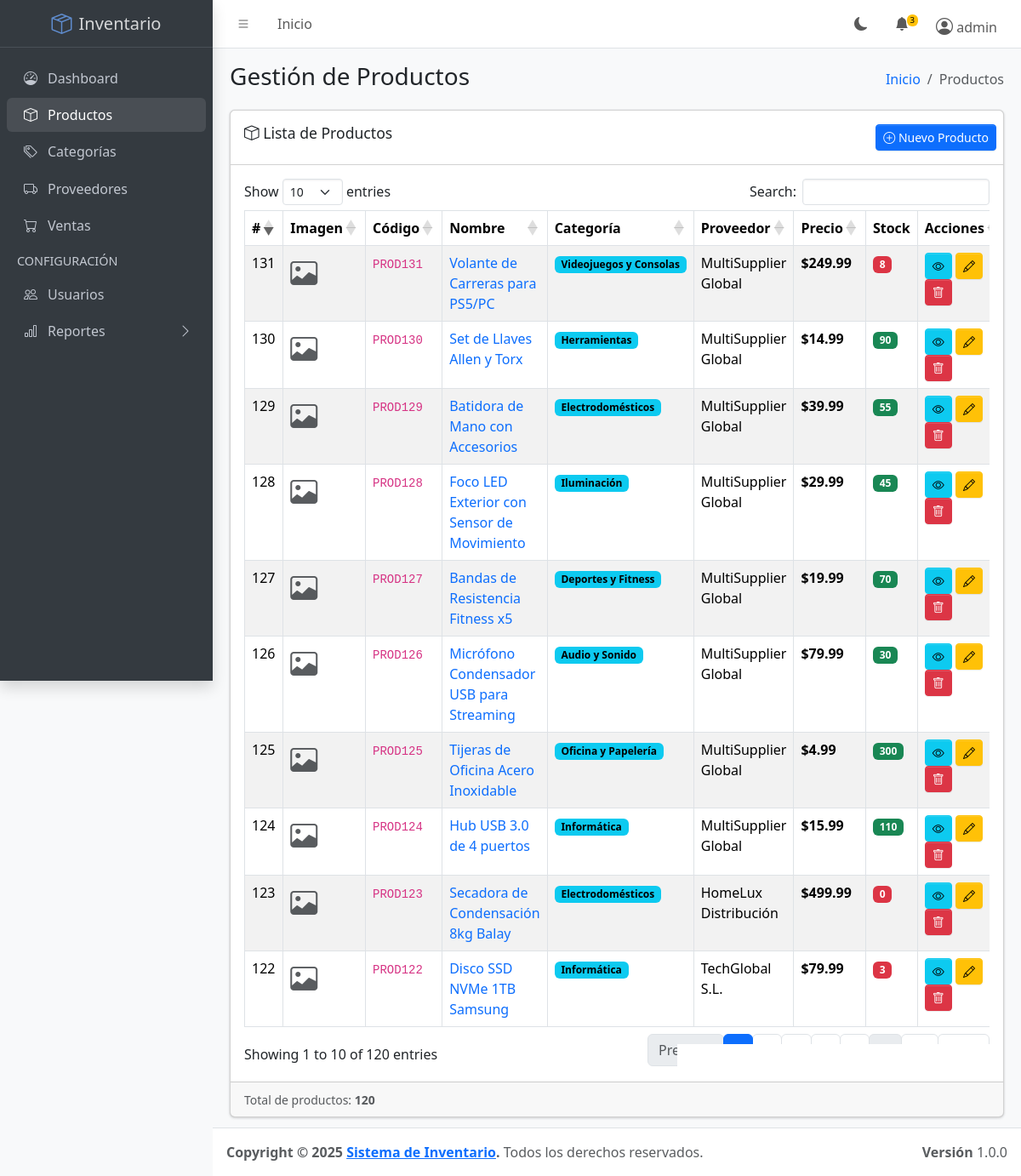
Page /public/product (signed in) on the committed database.
### tables this page shows
CREATE TABLE `products` (
  `id` int(11) NOT NULL,
  `category_id` int(11) DEFAULT NULL,
  `supplier_id` int(11) DEFAULT NULL,
  `code` varchar(50) NOT NULL,
  `name` varchar(150) NOT NULL,
  `price` decimal(10,2) NOT NULL,
  `stock` int(11) DEFAULT 0,
  `image` varchar(255) DEFAULT NULL,
  `created_at` timestamp NOT NULL DEFAULT current_timestamp()
);

CREATE TABLE `categories` (
  `id` int(11) NOT NULL,
  `name` varchar(100) NOT NULL,
  `description` text DEFAULT NULL,
  `created_at` timestamp NOT NULL DEFAULT current_timestamp()
);

CREATE TABLE `suppliers` (
  `id` int(11) NOT NULL,
  `company_name` varchar(100) NOT NULL,
  `contact_email` varchar(100) DEFAULT NULL,
  `phone` varchar(20) DEFAULT NULL,
  `created_at` timestamp NOT NULL DEFAULT current_timestamp()
);

### app/core/Controller.php (called while the page is built, shortened)
<?php
class Controller {
    public function model($model) {
        return new $model();
    }
    public function view($view, $data = []) {
        extract($data);
        require_once '../app/views/' . $view . '.php';
    }
}

### app/controllers/ProductController.php (called while the page is built, shortened)
<?php
class ProductController extends Controller
{
    public function index()
    {
        $productModel = $this->model('Product');
        $products = $productModel->getAllWithDetails();
        $data = [
            'title' => 'Productos - Sistema de Inventario',
            'products' => $products,
            'success' => $_SESSION['product_success'] ?? null,
            'error' => $_SESSION['product_error'] ?? null
        ];
        $this->view('products/index', $data);
    }
}

### public/index.php (called while the page is built, shortened)
<?php
require_once '../app/config/db.php';
require_once '../app/core/Controller.php';
require_once '../app/core/Model.php';
require_once '../app/controllers/AuthController.php';
$url = isset($_GET['url']) ? $_GET['url'] : '';
$router = new Router();
$router->route($url);

### app/controllers/AuthController.php (called while the page is built, shortened)
<?php
class AuthController extends Controller
{
    public static function isAdmin()
    {
        return isset($_SESSION['role']) && $_SESSION['role'] === 'admin';
    }
}

### app/core/Model.php (called while the page is built, shortened)
<?php
class Model {
    public function __construct() {
        $database = new Database();
        $this->db = $database->connect();
    }
}

### app/config/db.php (called while the page is built, shortened)
<?php
class Database
{
    private $host = 'localhost';
    private $db_name = 'inventory_system';
    private $username = 'root';
    private $password = '';
    public function connect()
    {
        $this->conn = null;
        try {
            $this->conn = new PDO('mysql:host=' . $this->host . ';dbname=' . $this->db_name, $this->username, $this->password);
            $this->conn->setAttribute(PDO::ATTR_ERRMODE, PDO::ERRMODE_EXCEPTION);
            $this->conn->setAttribute(PDO::ATTR_DEFAULT_FETCH_MODE, PDO::FETCH_ASSOC);
            $this->conn->exec("set names utf8");
        } catch (PDOException $e) {
            echo 'Connection Error: ' . $e->getMessage();
        }
        return $this->conn;
    }
}

### app/models/Product.php (called while the page is built, shortened)
<?php
class Product extends Model
{
    public function __construct()
    {
        $this->table = 'products';
    }
    public function getAllWithDetails()
    {
        $query = "SELECT p.*,
                         c.name as category_name,
                         s.company_name as supplier_name
                  FROM {$this->table} p
                  LEFT JOIN categories c ON p.category_id = c.id
                  LEFT JOIN suppliers s ON p.supplier_id = s.id
                  ORDER BY p.id DESC";
        $stmt = $this->db->prepare($query);
        $stmt->execute();
        return $stmt->fetchAll(PDO::FETCH_ASSOC);
    }
}

### app/views/products/index.php (the view, shortened to what this page needs)
<?php require_once '../app/views/layouts/header.php'; ?>
<?php require_once '../app/views/layouts/sidebar.php'; ?>
<div class="app-content-header">
    <div class="container-fluid">
        <div class="row">
            <div class="col-sm-6">
                <h3 class="mb-0">Gestión de Productos</h3>
            </div>
            <div class="col-sm-6">
                <ol class="breadcrumb float-sm-end">
                    <li class="breadcrumb-item"><a href="/GestionInventario/public/">Inicio</a></li>
                    <li class="breadcrumb-item active">Productos</li>
                </ol>
            </div>
        </div>
    </div>
</div>
<div class="app-content">
    <div class="container-fluid">
        <div class="card">
            <div class="card-header">
                <h3 class="card-title">
                    <i class="bi bi-box"></i> Lista de Productos
                </h3>
                <div class="card-tools">
                    <?php if (AuthController::isAdmin()): ?>
                        <a href="/GestionInventario/public/product/create" class="btn btn-primary btn-sm">
                            <i class="bi bi-plus-circle"></i> Nuevo Producto
                        </a>
                    <?php endif; ?>
                </div>
            </div>
            <div class="card-body">
                <?php if (empty($products)): ?>
                    <div class="alert alert-info">
                        <i class="bi bi-info-circle"></i> No hay productos registrados.
                        <a href="/GestionInventario/public/product/create">Crear el primero</a>
                    </div>
                <?php else: ?>
                    <div class="table-responsive">
                        <table id="productsTable" class="table table-bordered table-striped table-hover">
                            <thead>
                                <tr>
                                    <th style="width: 10px">#</th>
                                    <th style="width: 60px">Imagen</th>
                                    <th>Código</th>
                                    <th>Nombre</th>
                                    <th>Categoría</th>
                                    <th>Proveedor</th>
                                    <th>Precio</th>
                                    <th>Stock</th>
                                    <th style="width: 150px">Acciones</th>
                                </tr>
                            </thead>
                            <tbody>
                                <?php foreach ($products as $product): ?>
                                    <tr>
                                        <td><?= $product['id'] ?></td>
                                        <td>
                                            <?php if (!empty($product['image'])): ?>
                                                <img src="<?= htmlspecialchars($product['image']) ?>"
                                                    alt="<?= htmlspecialchars($product['name']) ?>" class="img-thumbnail"
                                                    style="max-width: 50px; max-height: 50px;">
                                            <?php else: ?>
                                                <i class="bi bi-image text-muted" style="font-size: 2rem;"></i>
                                            <?php endif; ?>
                                        </td>
                                        <td><code><?= htmlspecialchars($product['code']) ?></code></td>
                                        <td>
                                            <a href="/GestionInventario/public/product/show/<?= $product['id'] ?>"
                                                class="text-decoration-none">
                                                <?= htmlspecialchars($product['name']) ?>
                                            </a>
                                        </td>
                                        <td>
                                            <?php if ($product['category_name']): ?>
                                                <span
                                                    class="badge text-bg-info"><?= htmlspecialchars($product['category_name']) ?></span>
                                            <?php else: ?>
                                                <span class="badge text-bg-secondary">Sin categoría</span>
                                            <?php endif; ?>
                                        </td>
                                        <td>
                                            <?php if ($product['supplier_name']): ?>
                                                <?= htmlspecialchars($product['supplier_name']) ?>
                                            <?php else: ?>
                                                <span class="text-muted">Sin proveedor</span>
                                            <?php endif; ?>
                                        </td>
                                        <td><strong>$<?= number_format($product['price'], 2) ?></strong></td>
                                        <td>
                                            <?php if ($product['stock'] < 10): ?>
                                                <span class="badge text-bg-danger"><?= $product['stock'] ?></span>
                                            <?php else: ?>
                                                <span class="badge text-bg-success"><?= $product['stock'] ?></span>
                                            <?php endif; ?>
                                        </td>
                                        <td>
                                            <a href="/GestionInventario/public/product/show/<?= $product['id'] ?>"
                                                class="btn btn-sm btn-info" title="Ver">
                                                <i class="bi bi-eye"></i>
                                            </a>
                                            <?php if (AuthController::isAdmin()): ?>
                                                <a href="/GestionInventario/public/product/edit/<?= $product['id'] ?>"
                                                    class="btn btn-sm btn-warning" title="Editar">
                                                    <i class="bi bi-pencil"></i>
                                                </a>
                                                <a href="/GestionInventario/public/product/deleteAction/<?= $product['id'] ?>"
                                                    class="btn btn-sm btn-danger" title="Eliminar"
                                                    onclick="return confirm('¿Estás seguro de eliminar este producto?')">
                                                    <i class="bi bi-trash"></i>
                                                </a>
                                            <?php endif; ?>
                                        </td>
                                    </tr>
                                <?php endforeach; ?>
                            </tbody>
                        </table>
                    </div>
                <?php endif; ?>
            </div>
            <div class="card-footer">
                <small class="text-muted">
                    Total de productos: <strong><?= count($products) ?></strong>
                </small>
            </div>
        </div>
    </div>
</div>
<?php require_once '../app/views/layouts/footer.php'; ?>

### rows in the picture
products: id "131", code "PROD131", name "Volante de Carreras para PS5/PC", category.name "Videojuegos y Consolas", supplier.company_name "MultiSupplier Global", price "249.99", stock "8"
products: id "130", code "PROD130", name "Set de Llaves Allen y Torx", category.name "Herramientas", supplier.company_name "MultiSupplier Global", price "14.99", stock "90"
products: id "129", code "PROD129", name "Batidora de Mano con Accesorios", category.name "Electrodomésticos", supplier.company_name "MultiSupplier Global", price "39.99", stock "55"
products: id "128", code "PROD128", name "Foco LED Exterior con Sensor de Movimiento", category.name "Iluminación", supplier.company_name "MultiSupplier Global", price "29.99", stock "45"
products: id "127", code "PROD127", name "Bandas de Resistencia Fitness x5", category.name "Deportes y Fitness", supplier.company_name "MultiSupplier Global", price "19.99", stock "70"
products: id "126", code "PROD126", name "Micrófono Condensador USB para Streaming", category.name "Audio y Sonido", supplier.company_name "MultiSupplier Global", price "79.99", stock "30"
products: id "125", code "PROD125", name "Tijeras de Oficina Acero Inoxidable", category.name "Oficina y Papelería", supplier.company_name "MultiSupplier Global", price "4.99", stock "300"
products: id "124", code "PROD124", name "Hub USB 3.0 de 4 puertos", category.name "Informática", supplier.company_name "MultiSupplier Global", price "15.99", stock "110"
products: id "123", code "PROD123", name "Secadora de Condensación 8kg Balay", category.name "Electrodomésticos", supplier.company_name "HomeLux Distribución", price "499.99", stock "0"
products: id "122", code "PROD122", name "Disco SSD NVMe 1TB Samsung", category.name "Informática", supplier.company_name "TechGlobal S.L.", price "79.99", stock "3"

### other values in the picture
$_SESSION['username'] "admin"
count($products) "120"
